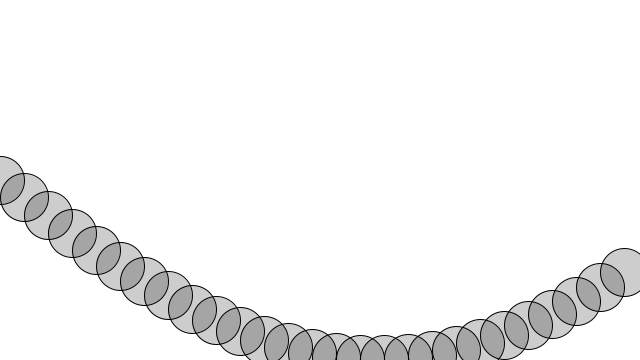
Frame 1 (no input)
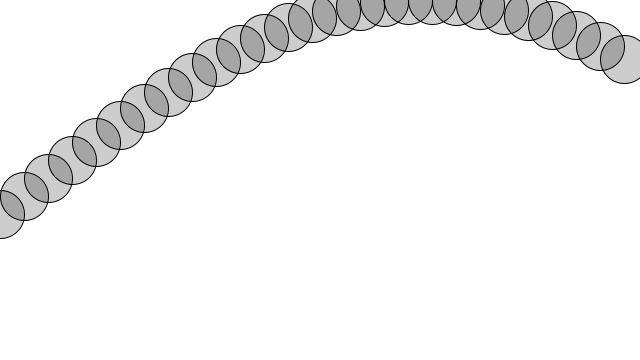
Frame 60 (the mouse pressed at the canvas centre just before this capture)
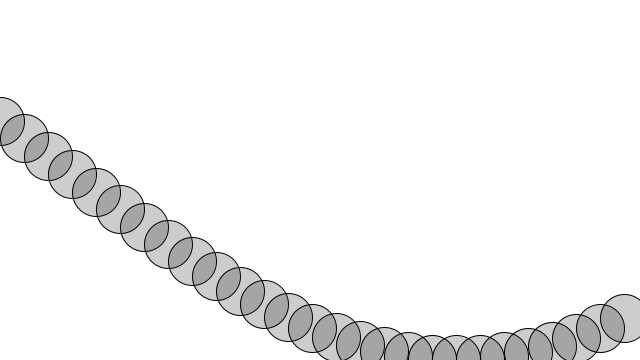
Frame 120 (the mouse held since frame 60 and released just before this capture)

The Processing sketch that drew these frames (run headless with seeded random() and noise(); from frame 60 on, the mouse is pressed at the canvas centre):

// Processing sketch: SimpleWaveOscillation
// ── SimpleWaveOscillation.pde
float startAngle = 0;
float angleVel = 0.1;

void setup() {
  size(640,360);
}
void draw() {
  background(255);
  float angle = startAngle;
  for (int x = 0; x <= width; x += 24) {
    float y = map(sin(angle),-1,1,0,height);
    stroke(0);
    fill(0,50);
    ellipse(x,y,48,48);
    angle += angleVel;
  }
  
  startAngle += 0.05;
}
